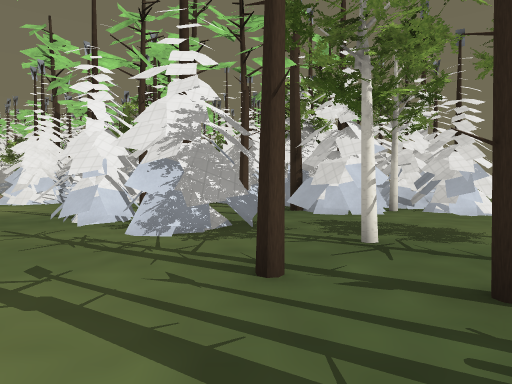
View 1 (above)

22 first-person views from a walk through a 3-D level made in the Godot game engine. The camera is 1.5 m above the floor, tilts 2° down and sees 75° across. The floor is counted in squares, 2 m on a side. Each view is taken from the middle of a square. On the plan, view 1 faces up. The plan holds only what a view shows up to about 11 squares ahead; the rest is blank. The place goes on beyond the plan. Some surface patterns are stand-ins.

View 2
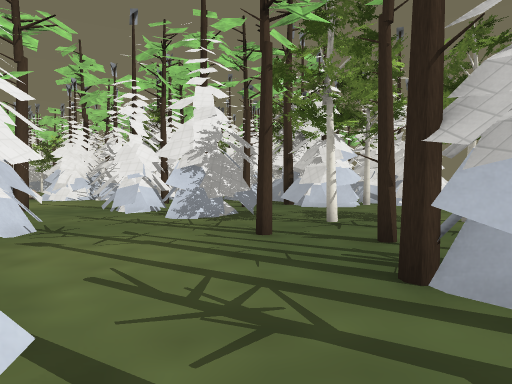

View 3
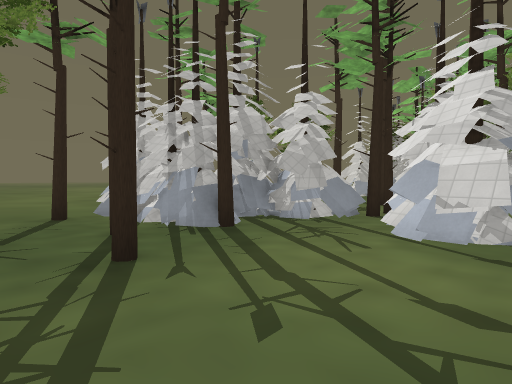

View 4
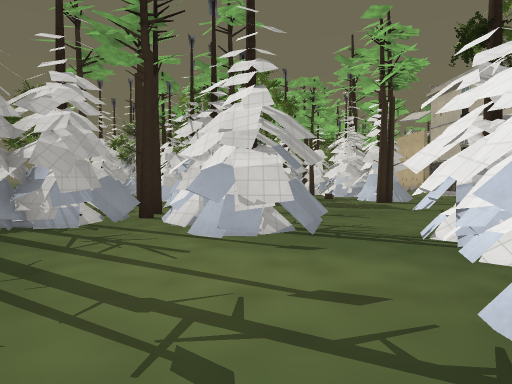

View 5
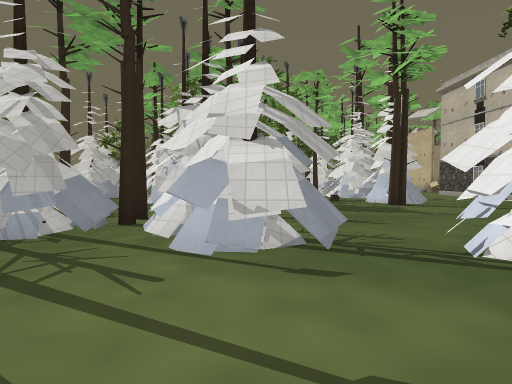

View 6
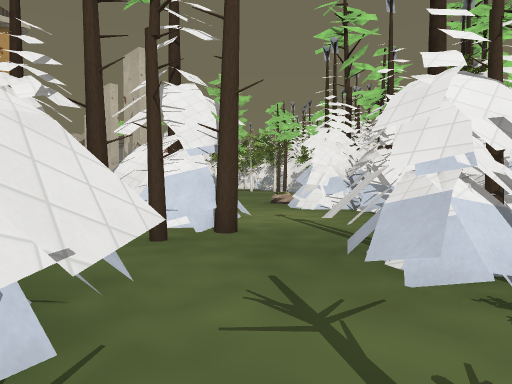

View 7
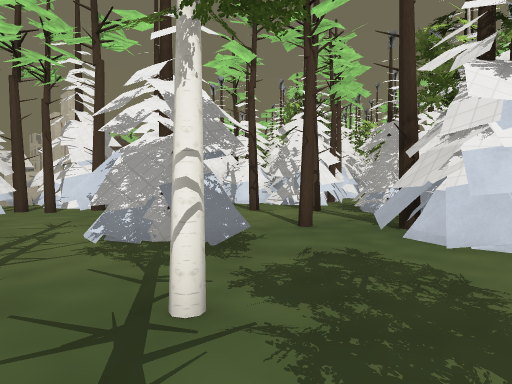

View 8
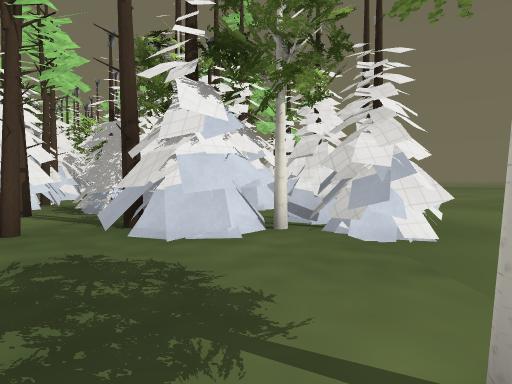

View 9
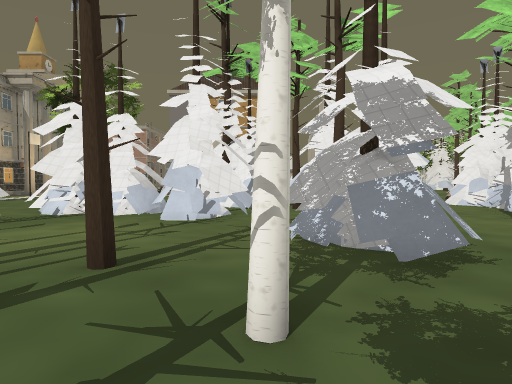

View 10
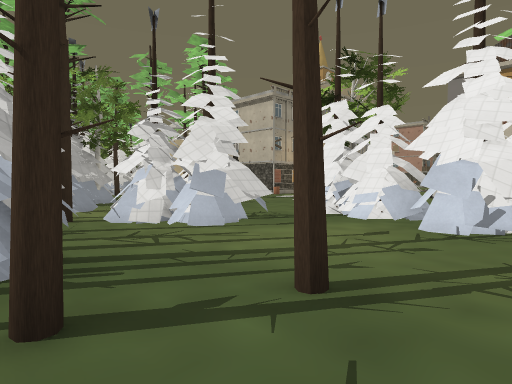

View 11
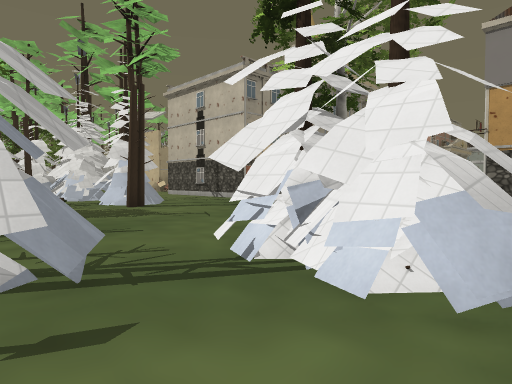

View 12
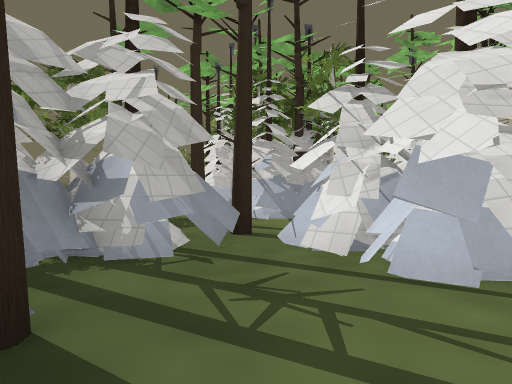

View 13
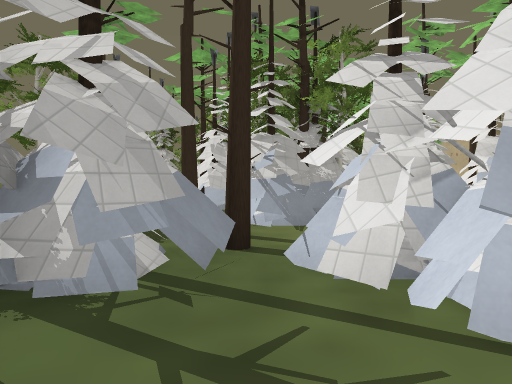

View 14
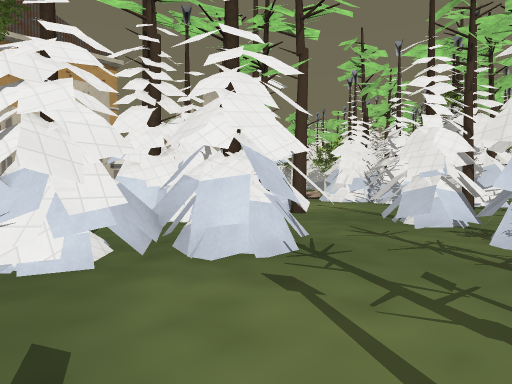

View 15
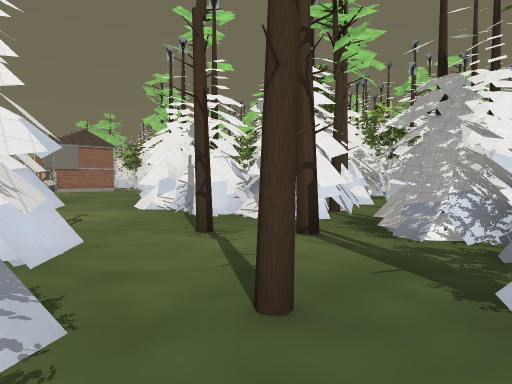

View 16
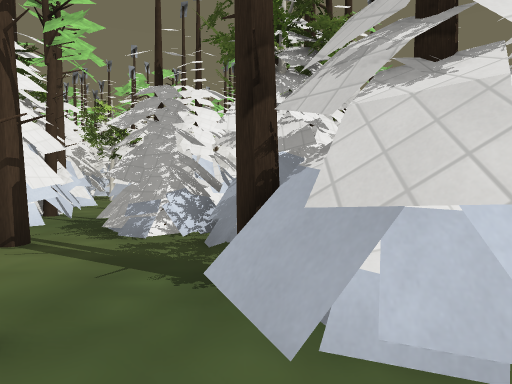

View 17
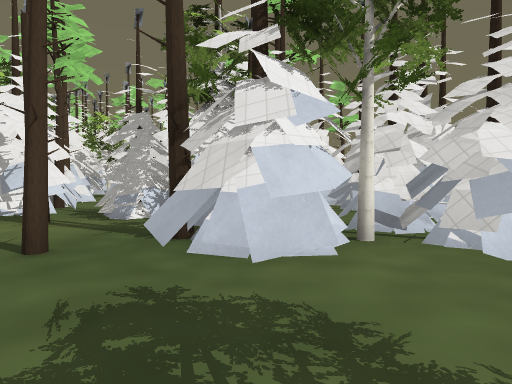

View 18
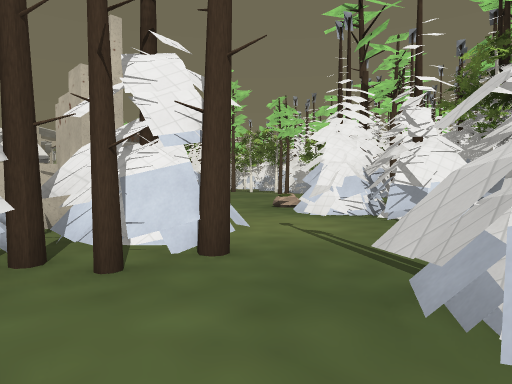

View 19
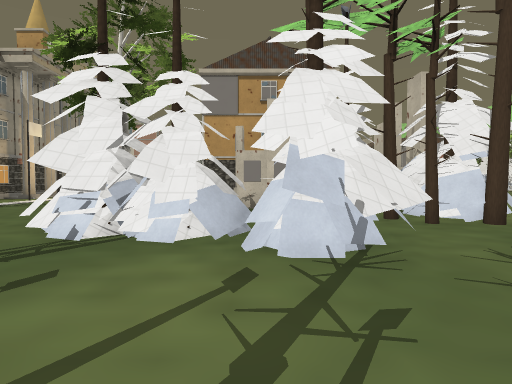

View 20
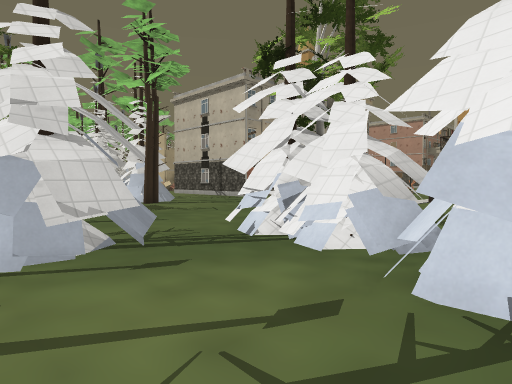

View 21
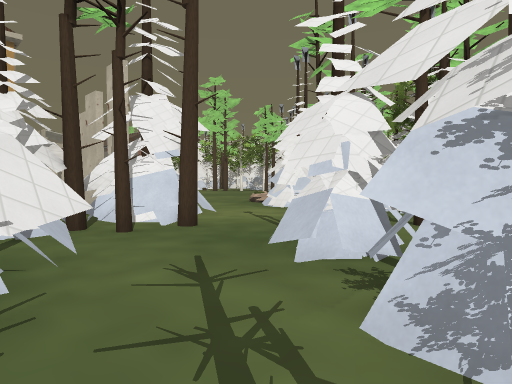

View 22
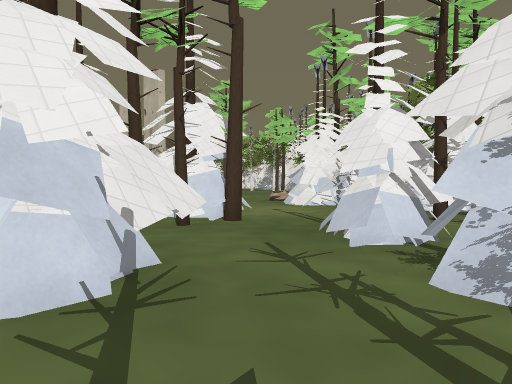

### Floor plan
Key: @ floor where view 1 was taken; # wall or solid block; x gap in a wall; . floor; / step, stairs or slope; ^ raised ledge; T pine tree; H house.
Columns run from 15 left of view 1 to 4 right of it. Each row starts with its distance up from view 1.
 16            #
 15            T.
 14            #.  #   #
 13            #T. #  T#
 12     ..  T# ##. #  ##
 11     ../######.####
 10     .../#.#..T#.#
  9     ........T.... #
  8        .........T###
  7         #...#..T.#..
  6       ###T..####....
  5       ##TT..####....
  4        ###......#...
  3   H     ####...T....
  2   H   ###.##.....T.T
  1   H   ... ##.....###
  0 HHH       ##.^.@T#
 -1           #.###.##
 -2          ....##.##
 -3        ......  T
 -4       ....... .x..
 -5      ........ ##..
 -6      .........  T
 -7      ....T.. #T .
 -8       ..##.  #  #
 -9          #.
-10         T.

Positions as (right, up) in squares from view 1, and headings:
1: (0, 0), facing up
2: (0, -2), facing up
3: (-3, 4), facing down-right
4: (-2, 4), facing down
5: (-2, 3), facing down
6: (-2, 3), facing up-left
7: (3, 3), facing up-left
8: (3, 3), facing up
9: (3, 4), facing left
10: (2, 4), facing down-left
11: (-2, 2), facing down-left
12: (0, 2), facing down
13: (0, 1), facing down
14: (-1, 0), facing up-left
15: (1, 6), facing up-left
16: (1, 6), facing up
17: (2, 4), facing up
18: (-3, 4), facing up-left
19: (0, 2), facing left
20: (-1, 3), facing down-left
21: (-1, 3), facing up-left
22: (-1, 2), facing up-left
